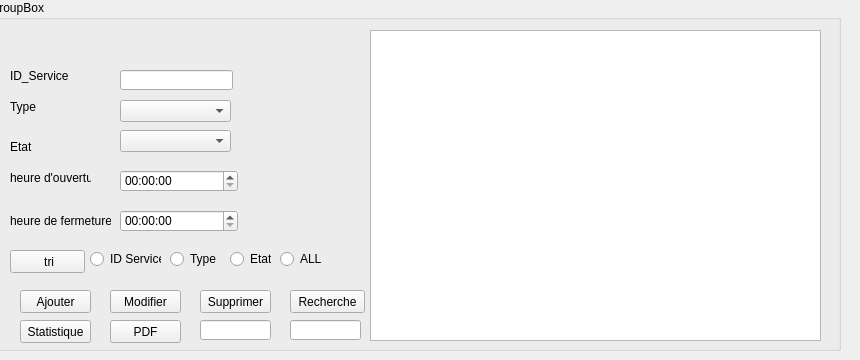
      <widget class="QWidget" name="tab">
       <attribute name="title">
        <string>Gestion services</string>
       </attribute>
       <widget class="QGroupBox" name="groupBox">
        <property name="geometry">
         <rect>
          <x>-10</x>
          <y>0</y>
          <width>851</width>
          <height>351</height>
         </rect>
        </property>
        <property name="title">
         <string>GroupBox</string>
        </property>
        <widget class="QTableView" name="tab_s">
         <property name="geometry">
          <rect>
           <x>380</x>
           <y>30</y>
           <width>451</width>
           <height>311</height>
          </rect>
         </property>
        </widget>
        <widget class="QLabel" name="label">
         <property name="geometry">
          <rect>
           <x>20</x>
           <y>60</y>
           <width>71</width>
           <height>31</height>
          </rect>
         </property>
         <property name="text">
          <string>ID_Service</string>
         </property>
        </widget>
        <widget class="QLabel" name="label_2">
         <property name="geometry">
          <rect>
           <x>20</x>
           <y>100</y>
           <width>47</width>
           <height>14</height>
          </rect>
         </property>
         <property name="text">
          <string>Type</string>
         </property>
        </widget>
        <widget class="QLabel" name="label_3">
         <property name="geometry">
          <rect>
           <x>20</x>
           <y>140</y>
           <width>47</width>
           <height>14</height>
          </rect>
         </property>
         <property name="text">
          <string>Etat</string>
         </property>
        </widget>
        <widget class="QLabel" name="label_4">
         <property name="geometry">
          <rect>
           <x>20</x>
           <y>170</y>
           <width>81</width>
           <height>16</height>
          </rect>
         </property>
         <property name="text">
          <string>heure d'ouverture</string>
         </property>
        </widget>
        <widget class="QLineEdit" name="lD">
         <property name="geometry">
          <rect>
           <x>130</x>
           <y>70</y>
           <width>113</width>
           <height>20</height>
          </rect>
         </property>
        </widget>
        <widget class="QComboBox" name="type_s">
         <property name="geometry">
          <rect>
           <x>130</x>
           <y>100</y>
           <width>111</width>
           <height>22</height>
          </rect>
         </property>
        </widget>
        <widget class="QComboBox" name="etat_S">
         <property name="geometry">
          <rect>
           <x>130</x>
           <y>130</y>
           <width>111</width>
           <height>22</height>
          </rect>
         </property>
        </widget>
        <widget class="QTimeEdit" name="heure_s_O">
         <property name="geometry">
          <rect>
           <x>130</x>
           <y>170</y>
           <width>118</width>
           <height>22</height>
          </rect>
         </property>
        </widget>
        <widget class="QTimeEdit" name="heure_S_F">
         <property name="geometry">
          <rect>
           <x>130</x>
           <y>210</y>
           <width>118</width>
           <height>22</height>
          </rect>
         </property>
        </widget>
        <widget class="QLabel" name="label_5">
         <property name="geometry">
          <rect>
           <x>20</x>
           <y>210</y>
           <width>101</width>
           <height>21</height>
          </rect>
         </property>
         <property name="text">
          <string>heure de fermeture</string>
         </property>
        </widget>
        <widget class="QPushButton" name="Ajouter">
         <property name="geometry">
          <rect>
           <x>30</x>
           <y>290</y>
           <width>71</width>
           <height>23</height>
          </rect>
         </property>
         <property name="text">
          <string>Ajouter</string>
         </property>
        </widget>
        <widget class="QPushButton" name="Modifier">
         <property name="geometry">
          <rect>
           <x>120</x>
           <y>290</y>
           <width>71</width>
           <height>23</height>
          </rect>
         </property>
         <property name="text">
          <string>Modifier</string>
         </property>
        </widget>
        <widget class="QPushButton" name="Supprimer1">
         <property name="geometry">
          <rect>
           <x>210</x>
           <y>290</y>
           <width>71</width>
           <height>23</height>
          </rect>
         </property>
         <property name="text">
          <string>Supprimer</string>
         </property>
        </widget>
        <widget class="QLineEdit" name="supp">
         <property name="geometry">
          <rect>
           <x>210</x>
           <y>320</y>
           <width>71</width>
           <height>20</height>
          </rect>
         </property>
        </widget>
        <widget class="QPushButton" name="tri">
         <property name="geometry">
          <rect>
           <x>20</x>
           <y>250</y>
           <width>75</width>
           <height>23</height>
          </rect>
         </property>
         <property name="text">
          <string> tri</string>
         </property>
        </widget>
        <widget class="QRadioButton" name="radioButton">
         <property name="geometry">
          <rect>
           <x>100</x>
           <y>250</y>
           <width>71</width>
           <height>18</height>
          </rect>
         </property>
         <property name="text">
          <string>ID Service</string>
         </property>
        </widget>
        <widget class="QRadioButton" name="radioButton_2">
         <property name="geometry">
          <rect>
           <x>180</x>
           <y>250</y>
           <width>51</width>
           <height>18</height>
          </rect>
         </property>
         <property name="text">
          <string>Type</string>
         </property>
        </widget>
        <widget class="QRadioButton" name="radioButton_3">
         <property name="geometry">
          <rect>
           <x>240</x>
           <y>250</y>
           <width>41</width>
           <height>18</height>
          </rect>
         </property>
         <property name="text">
          <string>Etat</string>
         </property>
        </widget>
        <widget class="QRadioButton" name="radioButton_4">
         <property name="geometry">
          <rect>
           <x>290</x>
           <y>250</y>
           <width>41</width>
           <height>18</height>
          </rect>
         </property>
         <property name="text">
          <string>ALL</string>
         </property>
        </widget>
        <widget class="QPushButton" name="Recherche">
         <property name="geometry">
          <rect>
           <x>300</x>
           <y>290</y>
           <width>75</width>
           <height>23</height>
          </rect>
         </property>
         <property name="text">
          <string>Recherche</string>
         </property>
        </widget>
        <widget class="QLineEdit" name="rech">
         <property name="geometry">
          <rect>
           <x>300</x>
           <y>320</y>
           <width>71</width>
           <height>20</height>
          </rect>
         </property>
        </widget>
        <widget class="QPushButton" name="stat">
         <property name="geometry">
          <rect>
           <x>30</x>
           <y>320</y>
           <width>71</width>
           <height>23</height>
          </rect>
         </property>
         <property name="text">
          <string>Statistique</string>
         </property>
        </widget>
        <widget class="QPushButton" name="PDF">
         <property name="geometry">
          <rect>
           <x>120</x>
           <y>320</y>
           <width>71</width>
           <height>23</height>
          </rect>
         </property>
         <property name="text">
          <string>PDF</string>
         </property>
        </widget>
       </widget>
      </widget>
